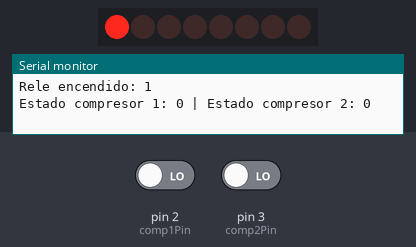
Bench run of a sketch on a simulated Arduino Uno, built with avr-gcc and run on an emulated ATmega328P. On the bench: 8 shift-register outputs drawn as a row of LEDs (first output left, lit = HIGH), the last lines printed to the serial monitor. Wiring (inferred from the names in the program): shift register (74HC595): data pin 5; shift clock pin 6; latch pin 7. Wiring (inferred from the signals the program sends): row of LEDs: on Q0, Q1, Q2, Q3, Q4, Q5, Q6, Q7. The test bench sets the inputs (shaded band); at power-on: pin 2 (comp1Pin) LOW, pin 3 (comp2Pin) LOW.

Above: at 0.5 s.
At 2.5 s:
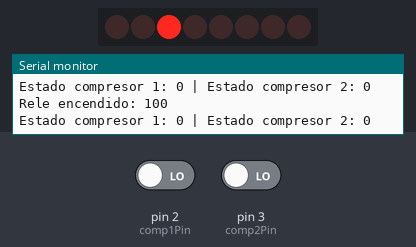
At 3.5 s:
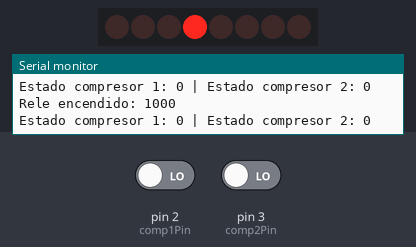
At 5.5 s:
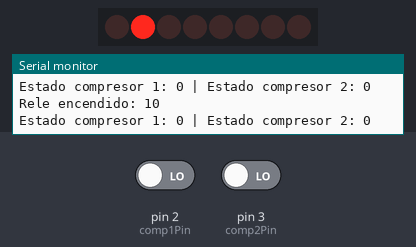
Timing chart, 0 to 7.8 s (numbered marks = the images above):
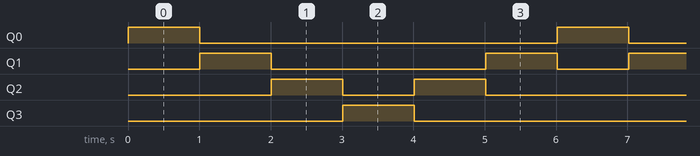

The sketch:

Ejercicio67-operacionesBitwise.ino
```cpp
//Pin connected to ST_CP of 74HC595
int latchPin = 7;
//Pin connected to SH_CP of 74HC595
int clockPin = 6;
//Pin connected to DS of 74HC595
int dataPin = 5;
//Pin connected to Compressor 1
int comp1Pin = 2;
//Pin connected to Compressor 2
int comp2Pin = 3;

byte numberToDisplay = B00000001;

boolean sentido = 0;

void setup() {
  Serial.begin(9600);
  //set pins to output so you can control the shift register
  pinMode(latchPin, OUTPUT);
  pinMode(clockPin, OUTPUT);
  pinMode(dataPin, OUTPUT);
  pinMode(comp1Pin, INPUT);
  pinMode(comp2Pin, INPUT);

}

void loop() {
  Serial.print("Rele encendido: ");
  Serial.println(numberToDisplay, BIN);
  digitalWrite(latchPin, LOW);
  shiftOut(dataPin, clockPin, MSBFIRST, numberToDisplay);
  digitalWrite(latchPin, HIGH);
  Serial.println("Estado compresor 1: " + (String)digitalRead(comp1Pin) + " | Estado compresor 2: " + (String)digitalRead(comp2Pin));
  delay(1000);
  if (sentido) {
    numberToDisplay = numberToDisplay >> 1 ;
    if (numberToDisplay == B00000001) sentido = 0;
  }
  else {
    numberToDisplay = numberToDisplay << 1 ;
    if (numberToDisplay == B00001000) sentido = 1;
  }


}
```

Measured:
- by itself, Q0, Q3: alternates HIGH for 1.0 s and LOW for 5.0 s
- by itself, Q1: repeats every 6.0 s: LOW 3.0 s, HIGH 1.0 s, LOW 1.0 s, HIGH 1.0 s
- by itself, Q2: repeats every 6.0 s: LOW 1.0 s, HIGH 1.0 s, LOW 3.0 s, HIGH 1.0 s
